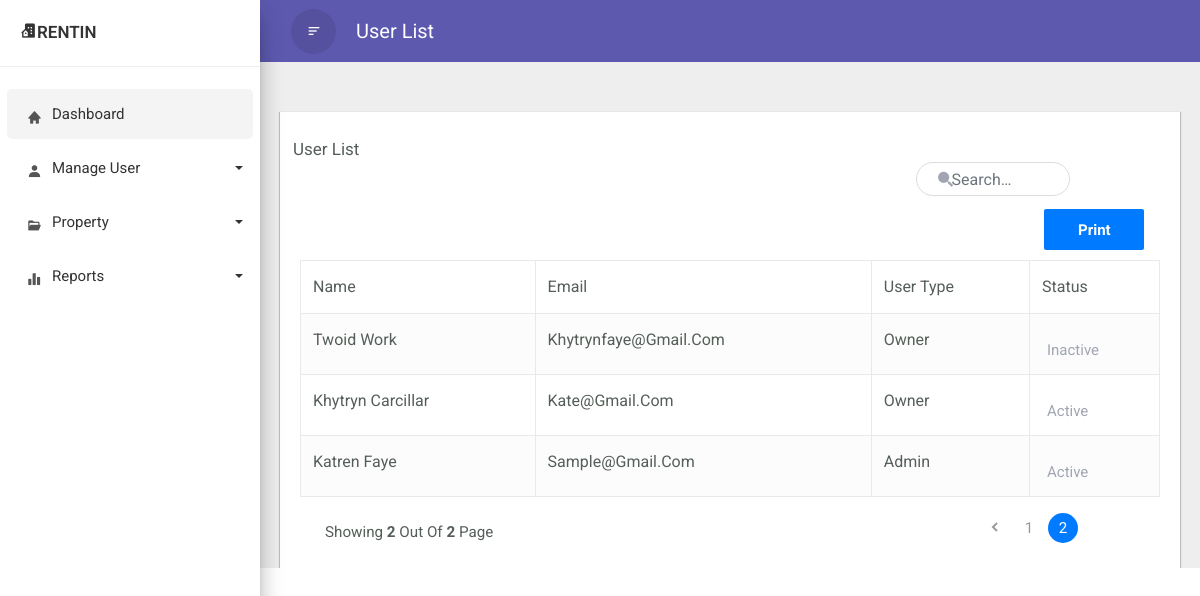
/userList.php?page=2, run on the app's committed database.
### tables this page shows
CREATE TABLE `user` (
  `id` int(11) NOT NULL,
  `user_ID` varchar(99) NOT NULL,
  `email` varchar(99) NOT NULL,
  `password` varchar(50) NOT NULL,
  `userInfo_ID` varchar(99) NOT NULL,
  `userLevel_ID` int(11) NOT NULL,
  `status` int(11) NOT NULL
);

### userList.php (the view, shortened to what this page needs)
<!doctype html>
<html lang="en">
    <head>
        <link rel="stylesheet" href="css/bootstrap.min.css">
        <link rel="stylesheet" type="text/css" href="css/print.css" media="print">
        <link href='https://unpkg.com/boxicons@2.1.4/css/boxicons.min.css' rel='stylesheet'>
    </head>
    <body>
    <div class="wrapper">
            <nav id="sidebar">
                <div class="sidebar-header">
                    <h3><i class='bx bxs-building-house'></i><span>Rentin</span></h3>
                </div>
                <ul class="list-unstyled components">
			        <li  class="active">
                        <a href="adminDashboard.php?email=<?php echo $_REQUEST['email']; ?>" class="dashboard"><i class="bx bxs-home"></i><span>Dashboard</span></a>
                    </li>
                    <li class="dropdown">
                        <a href="#homeSubmenu1" data-toggle="collapse" aria-expanded="false" class="dropdown-toggle">
					    <i class="bx bxs-user"></i><span>Manage User</span></a>
                    </li>
                    <li class="dropdown">
                        <a href="#pageSubmenu2" data-toggle="collapse" aria-expanded="false" class="dropdown-toggle">
					    <i class="bx bxs-folder-open"></i><span>Property</span></a>
                    </li>
				    <li class="dropdown">
                        <a href="#pageSubmenu5" data-toggle="collapse" aria-expanded="false" class="dropdown-toggle">
					    <i class="bx bxs-bar-chart-alt-2"></i><span>Reports</span></a>
                    </li>
               </ul>
            </nav>
            <div id="content">
		        <div class="top-navbar">
                    <nav class="navbar navbar-expand-lg">
                        <div class="container-fluid">
                        <button type="button" id="sidebarCollapse" class="d-xl-block d-lg-block d-md-mone d-none">
                            <span class="bx bx-menu-alt-left"></span>
                        </button>
					    <a class="navbar-brand" href="#"> User List </a>
                        </div>
                    </nav>
	            </div>
			    <div class="main-content">
			        <div class="row">
                        <div class="col-lg-3 col-md-6 col-sm-6">
                        </div>
                    </div>
    <div class="container-xl">
        <div class="table-wrapper">
            <div class="table-title">
                <div class="row">
                    <div class="col-sm-6 p-0 d-flex justify-content-lg-start justify-content-center">
                        <h2 class="ml-lg-2">User List</h2>
                    </div>
                 </div>
                 <div class="col-sm-4">
                        <div class="search-box">
                            <i class="bx bxs-search-alt-2"></i>
                            <input type="text" class="form-control" id = "search" name = "search" placeholder="Search&hellip;">
                        </div>
                    </div>
                    <a href="report.php" class="btn btn-primary btn-lg" id="print"><span> Print </span></a>
            <table class="table table-striped table-hover table-bordered" id = "mytable">
                <thead>
                    <tr>
                        <th>Name</th>
                        <th>Email</th>
                        <th>User Type</th>
                        <th>Status</th>
                    </tr>
                </thead>
                <tbody>
                        <?php
                            include "dbconn.php";
                            if(isset($_GET['page']) && $_GET['page'] !== "") {
                                $page = $_GET['page'];
                            } else {
                                $page = 1;
                            }
                            $limit = 6;
                            $offset = ($page - 1) * $limit;
                            $sql = "SELECT userinfo.id, user.email, user.userLevel_ID, user.status, CONCAT(firstName,' ', lastName) AS fullName FROM userinfo JOIN user ON userinfo.id = user.id LIMIT $offset, $limit";
                            $result = mysqli_query($conn, $sql);
                            while ($row = mysqli_fetch_assoc($result)) {
                                ?>
                                    <tr>
                                        <td> <?php echo $row['fullName'] ?> </td>
                                        <td> <?php echo $row['email'] ?> </td>
                                        <td>
                                            <?php
                                                if ($row['userLevel_ID'] == 1){
                                                    echo "Admin";
                                                } else if ($row['userLevel_ID'] == 2){
                                                    echo "Owner";
                                                } if ($row['userLevel_ID'] == 3){
                                                    echo "Seeker";
                                                }
                                            ?>
                                        </td>
                                        <td>
                                            <?php
                                                if ($row['status'] == 1) {
                                                    echo '<p> <a href = "userstatus.php?id='.$row['id'].'&status=0"> active </a> </p>';
                                                } else {
                                                    echo '<p> <a href = "userstatus.php?id='.$row['id'].'&status=1"> inactive </a> </p>';
                                                }
                                            ?>
                                        </td>
                                    </tr>
                                <?php
                            }
                        ?>
                </tbody>
            </table>
            <div class="clearfix">
                <ul class="pagination">
                <?php
                    $query =  "SELECT COUNT(*) FROM user";
                    $result_count = mysqli_query($conn, $query);
                    $records = mysqli_fetch_row($result_count);
                    $total_records = $records[0];
                    $total_pages = ceil($total_records / $limit);
                    $link = "";
            ?>
            <?php
                if ($page >= 2) {
                    echo "<li class = 'page-item'>
                    <a class = 'page-link' href = 'userList.php?page=".($page-1)."'>
                    <i class = 'bx bxs-chevron-left'> </i> </a> </li>";
                }
                 for ($counter = 1; $counter <= $total_pages; $counter++){
                    if ($counter == $page) {
                        $link .= "<li class = 'page-item active'>
                        <a class = 'page-link' href= 'userList?page="
                        .$counter."'>".$counter." </a></li>";
                    } else {
                        $link .= "<li class = 'page-item'>
                        <a class = 'page-link' href='userList.php?page=".$counter."'> ".$counter." </a> </li>";
                    }
                };
                echo $link;
            ?>
                </ul>
                <div class="hint-text">Showing <b> <?= $page; ?> </b> out of <b> <?= $total_pages; ?></b> page</div>
            </div>
        </div>
    </div>
  </body>
</html>

### css/print.css (style rules this page uses)
table, th, td { border: 1px solid #000000; text-align: center; }

### data on the page
user: fullName "Twoid Work", email "Khytrynfaye@gmail.com", shows "Owner"
user: fullName "Khytryn Carcillar", email "Kate@gmail.com", shows "Owner"
user: fullName "Katren Faye", email "Sample@gmail.com", shows "Admin"

### other printed values
$page "2"
$total_pages "2"
